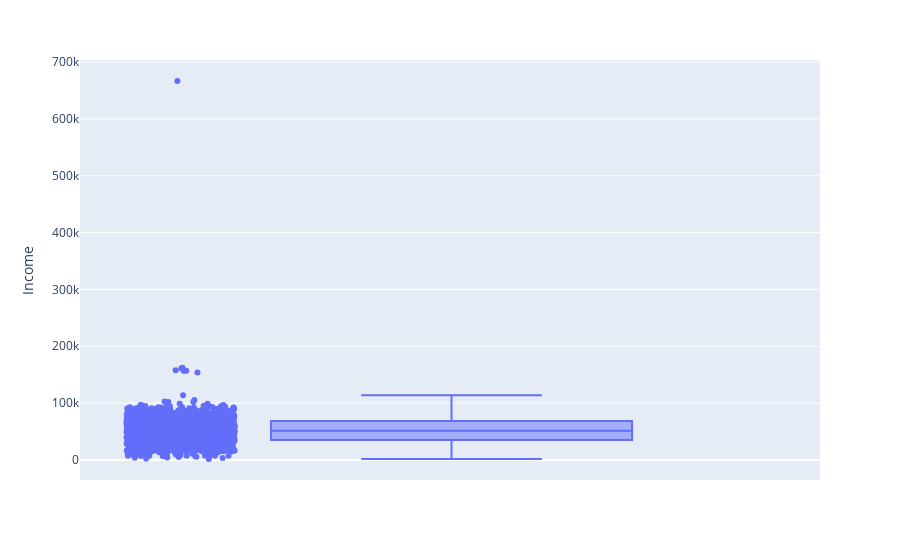

The notebook cell this image was saved under:
### Markdown cell above
#### Plotly boxplots
1. Feature Income

### Code cell
import plotly.express as px
fig = px.box(data, y="Income", points='all')
fig.show()

### Figure 1 — Plotly figure (JSON) as saved in the notebook; plotly's stock layout.template omitted (floating-point values rounded to 4 significant figures; data arrays with more than 128 entries replaced by an {"elided": "..."} marker saying what was removed)
{"data": [{"alignmentgroup": "True", "boxpoints": "all", "hovertemplate": "Income=%{y}<extra></extra>", "legendgroup": "", "marker": {"color": "#636efa"}, "name": "", "notched": false, "offsetgroup": "", "orientation": "v", "showlegend": false, "type": "box", "x0": " ", "xaxis": "x", "y": {"elided": "2216 int values"}, "y0": " ", "yaxis": "y"}], "layout": {"boxmode": "group", "legend": {"tracegroupgap": 0}, "margin": {"t": 60}, "xaxis": {"anchor": "y", "domain": [0, 1]}, "yaxis": {"anchor": "x", "domain": [0, 1], "title": {"text": "Income"}}}}
